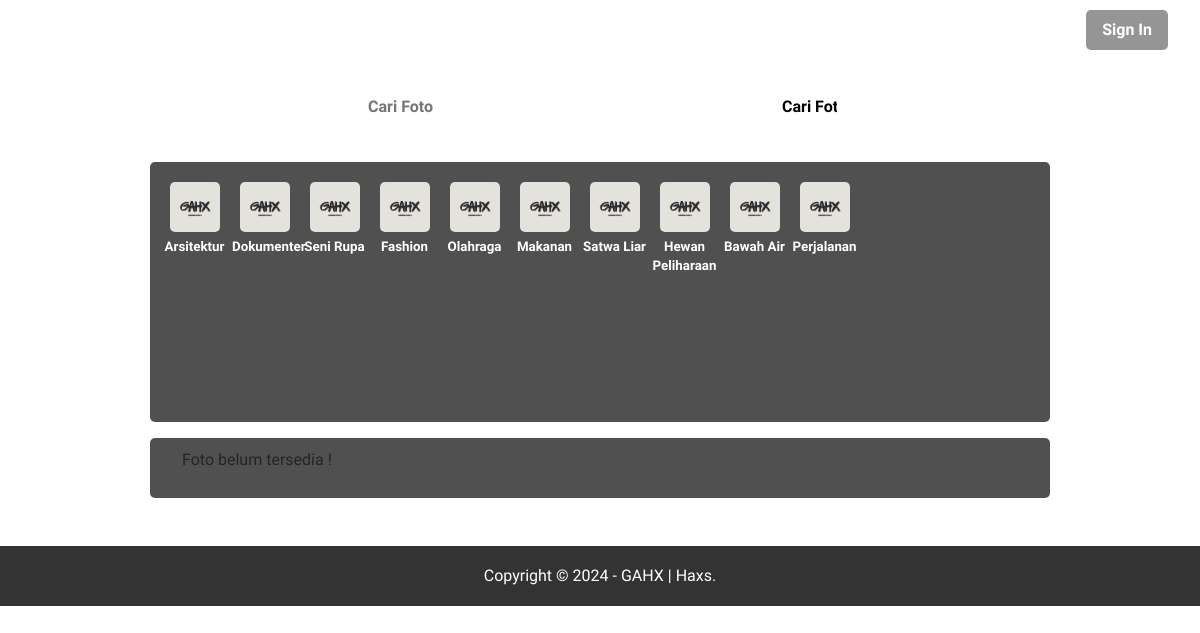
The app's page /galeri.php?kat=15 with its own data.
### tables this page shows
CREATE TABLE `tb_category` (
  `category_id` int(11) NOT NULL,
  `category_name` varchar(25) NOT NULL
);

### galeri.php (the view, shortened to what this page needs)
<?php
    include 'db.php';
?>
<!DOCTYPE html>
<html lang="en">
<head>
    <link rel="stylesheet" href="css/all.css">
    <link href='https://unpkg.com/boxicons@2.1.4/css/boxicons.min.css' rel='stylesheet'>
    <link href="https://cdn.jsdelivr.net/npm/bootstrap@5.0.2/dist/css/bootstrap.min.css" rel="stylesheet"
>
    <link rel="stylesheet" href="https://cdn.jsdelivr.net/npm/bootstrap-icons@1.5.0/font/bootstrap-icons.css">
    <link href="https://cdn.jsdelivr.net/npm/bootstrap@5.2.3/dist/css/bootstrap.min.css" rel="stylesheet">
    <link rel="stylesheet" href="https://cdnjs.cloudflare.com/ajax/libs/font-awesome/6.5.1/css/all.min.css">
</head>
<body>
<section class="nvbr">
    <header>
        <div class="navbar ">
            <div class="logo"><a href="#">GAHX</a></div>
            <ul class="links">
                <li><a href="index.php">Home</a></li>
                <li><a href="galeri.php">Gallery</a></li>
                <li><a href="about.php">About</a></li>
            </ul>
            <a href="login.php" class="action_btn">Sign In</a>
        </div>
    </header>
</section>
<div class="search">
        <div class="container">
            <form action="galeri.php" method="GET">
                <input class="serc" class="search" type="text" name="search" placeholder="Cari Foto" value="<?php echo $_GET['search'] ?>" />
                <input class="butn" type="submit" name="cari" value="Cari Foto" />
            </form>
        </div>
    </div>
<div class="katego">
        <div class="container">
                <?php
                    $kategori = mysqli_query($conn, "SELECT * FROM tb_category ORDER BY category_id DESC");
					if(mysqli_num_rows($kategori) > 0){
						while($k = mysqli_fetch_array($kategori)){
				?>
                    <a href="galeri.php?kat=<?php echo $k['category_id'] ?>">
                        <div class="kat-icon">
                  <img src="img/Icon GAHX 2024/Icon cream.png" width="50px" style="margin-bottom:5px;" />
                        <p><?php echo $k['category_name'] ?></p>
                        </div>
                    </a>
                <?php }}else{ ?>
                     <p>Kategori tidak ada</p>
                <?php } ?>
        </div>
    </div>
<div class="np">
    <div class="container">
        <div class="box">
          <?php
		      if($_GET['search'] != '' || $_GET['kat'] != ''){
			     $where = "AND image_name LIKE '%".$_GET['search']."%' AND category_id LIKE '%".$_GET['kat']."%' ";
			  }
              $foto = mysqli_query($conn, "SELECT * FROM tb_image WHERE image_status = 1 $where ORDER BY image_id DESC");
			  if(mysqli_num_rows($foto) > 0){
				  while($p = mysqli_fetch_array($foto)){
		  ?>
          <a href="detail-image.php?id=<?php echo $p['image_id'] ?>">
          <div class="lat-img">
              <img src="foto/<?php echo $p['image'] ?>" height="150px" />
              <h3 class="nama"><?php echo substr($p['image_name'], 0, 30) ?></h3>
              <p class="admin">User : <?php echo $p['admin_name'] ?> | <?php echo $p['date_created']  ?></p>
          </div>
          </a>
          <?php }}else{ ?>
              <p>Foto belum tersedia !</p>
          <?php } ?>
          </div>
    </div>
    </div>
<div class="footer">
    <div class="container">
    <p>Copyright &copy; 2024 - GAHX | Haxs.</p>
</div>
</div>
</body>
</html>

### css/all.css (style rules this page uses)
:root { --pink: #f14e95; --bg: #0a0a0a; --shadow:0 2px 2px rgb(0 0 0 / 0.5); --bg: #2C3333; }
* { margin: 0; padding: 0; box-sizing: border-box; font-family: 'Dosis'; }
body { background:url(../img/background/bg5.jpg) no-repeat; background-size: cover; background-attachment: fixed; background-position: center; }
.nvbr li { list-style: none; display: inline-block; list-style: none; font-size: 1.2rem; padding: 0 10px; margin: 0 10px; cursor: pointer; position: relative; }
.nvbr li:after { content: ''; width: 0; height: 3px; background: #ffffff; position: absolute; left: 0; bottom: -10px; transition: 0.3s ease; border-radius: 10px; }
.nvbr a { text-decoration: none; color: #fff; font-size: 1rem; color: #ffffff; font-weight: bold; transition: 0.3s ease; }
.nvbr header { position: relative; padding: 0 2rem; }
.navbar { width: 100%; height: 60px; max-width: 1200px; margin: 0 auto; display: flex; align-items: center; justify-content: space-between; }
.navbar .logo a { font-size: 1.5rem; font-weight: bolder; color: #fff; }
.navbar .links { display: flex; gap: 2rem; }
.action_btn { background-color: rgb(149, 149, 149); padding: 0.5rem 1rem; outline: none; border-radius: 5px; font-size: 0.8rem; font-weight: bold; cursor: pointer; transition: scale 0.2 ease; transition: 0.3s ease; color: white; }
.search { width: 100%; }
.search .container { display: flex; justify-content: center; align-items: center; width: 100%; margin-top: 1.5rem; }
.search .serc { width: 400px; height: 35px; border:none; border-radius: 5px; margin: 5px; background-color: rgba(255, 255, 255, 0.629); padding: 0 5px; font-weight: bold; color: black; }
.search .butn { background-color: #ffffff; width: 60px; height: 35px; border-radius: 5px; border: none; margin: 5px; padding: 5px; text-align: center; color: rgb(0, 0, 0); font-weight: bolder; transition: 0.3s; }
.katego .container { box-sizing: border-box; background-color:rgba(0, 0, 0, 0.688); width: 75%; height: 260px; margin-top: 2rem; border-radius: 5px ; text-align: center; transition: 0.5s; }
.katego .kat-icon { width: 85px; height:110px; justify-content: center; align-items: center; float: left; padding:10px; box-sizing: border-box; margin: 10px -5px 5px -10px; transition: 0.5s; }
.kat-icon img { border-radius: 5px; }
.katego p { color: white; font-size: smaller; font-weight: bold; }
.np { margin-top: 1rem; }
.np .container { background-color:rgba(0, 0, 0, 0.688); width: 75%; border-radius: 5px; padding: 10px 2rem; display: flex; }
.np .container:after { content:''; display: block; clear:both; }
.footer { display: flex; width: 100%; height: 60px; background-color: #333; color: #fff; text-align: center; line-height: 60px; margin-top: 3rem; }

### records on screen
tb_category: category_name "Arsitektur"
tb_category: category_name "Dokumenter"
tb_category: category_name "Seni Rupa"
tb_category: category_name "Fashion"
tb_category: category_name "Olahraga"
tb_category: category_name "Makanan"
tb_category: category_name "Satwa Liar"
tb_category: category_name "Hewan Peliharaan"
tb_category: category_name "Bawah Air"
tb_category: category_name "Perjalanan"
